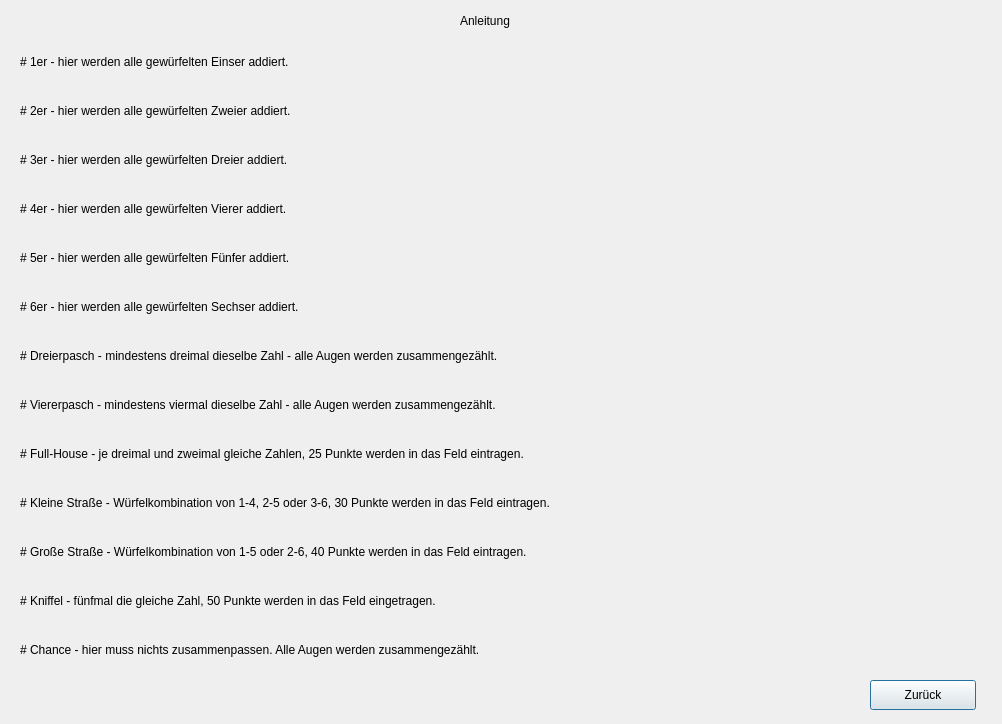
<?xml version="1.0" encoding="UTF-8"?>
<ui version="4.0">
 <class>instructionFrame</class>
 <widget class="QDialog" name="instructionFrame">
  <property name="geometry">
   <rect>
    <x>0</x>
    <y>0</y>
    <width>1002</width>
    <height>724</height>
   </rect>
  </property>
  <property name="windowTitle">
   <string>Dialog</string>
  </property>
  <widget class="QWidget" name="verticalLayoutWidget">
   <property name="geometry">
    <rect>
     <x>20</x>
     <y>40</y>
     <width>961</width>
     <height>631</height>
    </rect>
   </property>
   <layout class="QVBoxLayout" name="verticalLayout">
    <item>
     <widget class="QLabel" name="label">
      <property name="text">
       <string># 1er - hier werden alle gewürfelten Einser addiert. </string>
      </property>
     </widget>
    </item>
    <item>
     <widget class="QLabel" name="label_2">
      <property name="text">
       <string># 2er - hier werden alle gewürfelten Zweier addiert. </string>
      </property>
     </widget>
    </item>
    <item>
     <widget class="QLabel" name="label_3">
      <property name="text">
       <string># 3er - hier werden alle gewürfelten Dreier addiert. </string>
      </property>
     </widget>
    </item>
    <item>
     <widget class="QLabel" name="label_5">
      <property name="text">
       <string># 4er - hier werden alle gewürfelten Vierer addiert. </string>
      </property>
     </widget>
    </item>
    <item>
     <widget class="QLabel" name="label_4">
      <property name="text">
       <string># 5er - hier werden alle gewürfelten Fünfer addiert. </string>
      </property>
     </widget>
    </item>
    <item>
     <widget class="QLabel" name="label_6">
      <property name="text">
       <string># 6er - hier werden alle gewürfelten Sechser addiert. </string>
      </property>
     </widget>
    </item>
    <item>
     <widget class="QLabel" name="label_7">
      <property name="text">
       <string># Dreierpasch - mindestens dreimal dieselbe Zahl - alle Augen werden zusammengezählt. </string>
      </property>
     </widget>
    </item>
    <item>
     <widget class="QLabel" name="label_8">
      <property name="text">
       <string># Viererpasch - mindestens viermal dieselbe Zahl - alle Augen werden zusammengezählt. </string>
      </property>
     </widget>
    </item>
    <item>
     <widget class="QLabel" name="label_9">
      <property name="text">
       <string># Full-House - je dreimal und zweimal gleiche Zahlen, 25 Punkte werden in das Feld eintragen. </string>
      </property>
     </widget>
    </item>
    <item>
     <widget class="QLabel" name="label_10">
      <property name="text">
       <string># Kleine Straße - Würfelkombination von 1-4, 2-5 oder 3-6, 30 Punkte werden in das Feld eintragen. </string>
      </property>
     </widget>
    </item>
    <item>
     <widget class="QLabel" name="label_11">
      <property name="text">
       <string># Große Straße - Würfelkombination von 1-5 oder 2-6, 40 Punkte werden in das Feld eintragen. </string>
      </property>
     </widget>
    </item>
    <item>
     <widget class="QLabel" name="label_12">
      <property name="text">
       <string># Kniffel - fünfmal die gleiche Zahl, 50 Punkte werden in das Feld eingetragen. </string>
      </property>
     </widget>
    </item>
    <item>
     <widget class="QLabel" name="label_13">
      <property name="text">
       <string># Chance - hier muss nichts zusammenpassen. Alle Augen werden zusammengezählt. </string>
      </property>
     </widget>
    </item>
   </layout>
  </widget>
  <widget class="QLabel" name="label_14">
   <property name="geometry">
    <rect>
     <x>460</x>
     <y>10</y>
     <width>80</width>
     <height>21</height>
    </rect>
   </property>
   <property name="text">
    <string>Anleitung</string>
   </property>
  </widget>
  <widget class="QPushButton" name="pushButton">
   <property name="geometry">
    <rect>
     <x>870</x>
     <y>680</y>
     <width>106</width>
     <height>30</height>
    </rect>
   </property>
   <property name="text">
    <string>Zurück</string>
   </property>
  </widget>
 </widget>
 <resources/>
 <connections/>
</ui>
